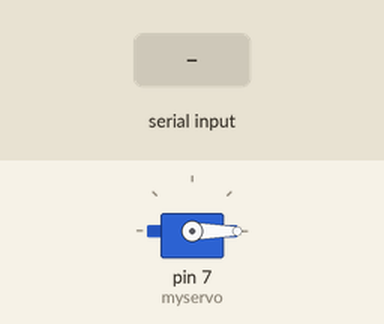
Recording of a sketch running on a simulated Arduino Uno, built with avr-gcc and run on an emulated ATmega328P. Parts: servo. Inputs (shaded band) come from the test bench. What the sketch prints to the serial monitor is not drawn.

Above: at 1.2 s.
1.3 s: byte 90 received over Serial
At 1.6 s:
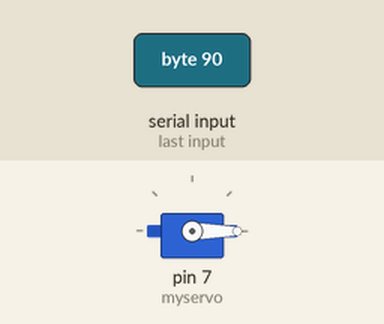
2.8 s: byte 30 received over Serial
At 3.9 s:
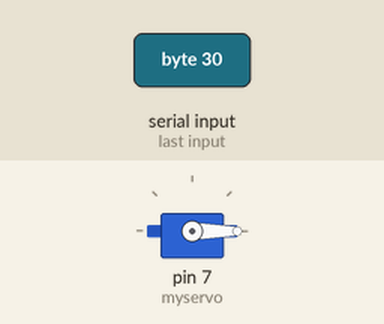
Timing chart, 0 to 5.8 s (numbered marks = the images above; inputs shaded):
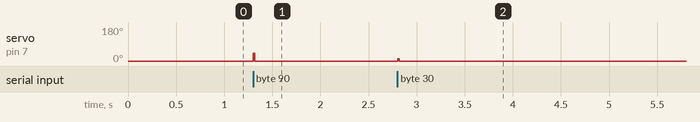

Measured:
- after the input at 1.3 s, servo on pin 7 (myservo): 0° → 40° at once, → 0° 0.02 s later
- after the input at 2.8 s, servo on pin 7 (myservo): 0° → 13° at once, → 0° 0.02 s later

The sketch:

MoveBallw_mouseArduino.ino
```cpp
/*
Arduino code to respond to processing sketch and move servo to respond to mouse
Serena Posner
DIGF 2B03 Physical Computing
OCAD University
Created on 022515
*/


#include <Servo.h>

Servo myservo;
int val;

void setup(){
  Serial.begin(9600);
  myservo.attach(7);
}

void loop(){
  if (Serial.available());
  {
    val = Serial.read();
    val = map(val, 0,400,0,180);
    myservo.write(val);
    delay(15);
    Serial.write(val);
  }
}
```
